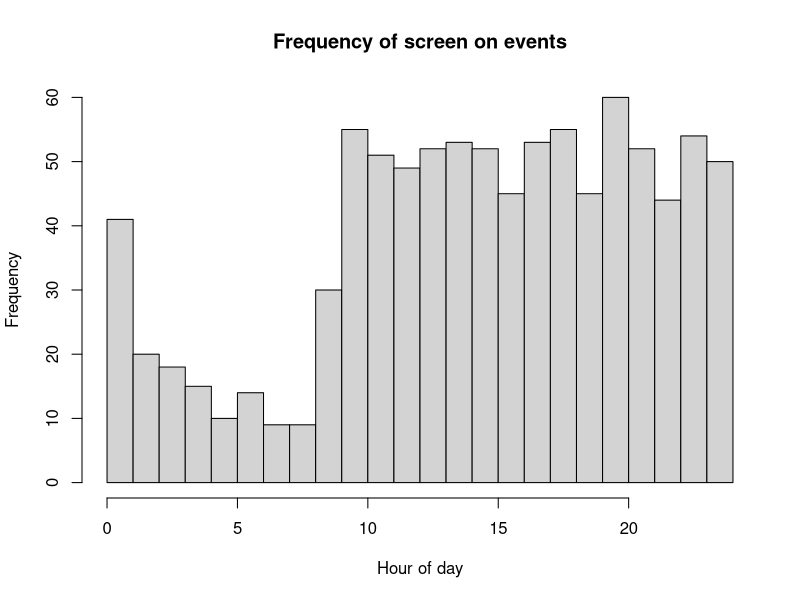

Write the R code that produced this figure. (Note: a time limit stopped this script after it produced the figure.)
## ---- chunk 1
ndays=10
lambda_s = 1.5
lambda_w = 5
mu_s = 1
mu_w = 8.5
sd_s = .5
sd_w = .25
init_t = 15
anchor_t=14
d0="3/2/2019" ## d0 is the first day of follow-up. If you have your own data, set d0 equal to the date of first data.

#2pm = origin
A2B_ts = function(xx,anchor_hr=14){
  if(length(xx)>1){
    for(i in 1:length(xx)){
      if(xx[i]<=anchor_hr){
        xx[i]=(24-anchor_hr)+xx[i]
      }else{
        xx[i]=xx[i]-anchor_hr
      }
    }
    return(xx)
  }else{
    if(xx<=anchor_hr){
      return(24-anchor_hr+xx)
    }else{
      return(xx-anchor_hr)
    }
  }
}

## generate time to bed/wake for each day
t_s = rnorm(ndays,mu_s,sd_s)
t_w = rnorm(ndays,mu_w,sd_w)

## generate waiting times
curt = init_t
curday=1
outmat_mod=c()
while(TRUE){
  if(curt>init_t+24){
    curt = curt-24
    curday=curday+1
    if(curday>ndays){
      break
    }
  }
  if(A2B_ts(curt)<A2B_ts(t_s[curday])){
    tnex = curt+rexp(1,lambda_w)
    if(A2B_ts(tnex)>=A2B_ts(t_s[curday])){
      tnex = curt+A2B_ts(t_s[curday])-A2B_ts(curt)+rexp(1,lambda_s)
    }
    outmat_mod=rbind(outmat_mod,c(curt,tnex,curday))
  }else if(A2B_ts(curt)<A2B_ts(t_w[curday])){
    tnex = curt+rexp(1,lambda_s)
    if(A2B_ts(tnex)>=A2B_ts(t_w[curday])){
      tnex = curt+A2B_ts(t_w[curday])-A2B_ts(curt)+rexp(1,lambda_w)
    }
    outmat_mod=rbind(outmat_mod,c(curt,tnex,curday))
  }else{
    tnex = curt+rexp(1,lambda_w)
    outmat_mod=rbind(outmat_mod,c(curt,tnex,curday))
  }
  curt=tnex
}

Mod2Orig = function(tmat,d0,format="%m/%d/%Y %H:%M:%S",tz="EST"){
  tmat_out = matrix(NA,nrow=nrow(tmat),ncol=2)
  t0=as.POSIXct(paste(d0,"00:00:00",sep=" "),tz=tz,format)
  for(i in 1:nrow(tmat)){
    tmat_out[i,1]=strftime(as.POSIXct(as.numeric(t0)+60*60*(tmat[i,1]+24*tmat[i,3]),tz=tz,origin="1970-01-01"),tz="EST",format)
    tmat_out[i,2]=strftime(as.POSIXct(as.numeric(t0)+60*60*(tmat[i,2]+24*tmat[i,3]),tz=tz,origin="1970-01-01"),tz="EST",format)
  }
  return(data.frame(t0=tmat_out[,1],t1=tmat_out[,2],stringsAsFactors=F))
}

Orig2Mod = function(tmat,anchor_hr,format="%m/%d/%Y %H:%M:%S",tz="EST"){
  tmat_out = matrix(NA,nrow=nrow(tmat),ncol=3)
  for(i in 1:nrow(tmat)){
    anchor_cur=anchor_hr*60*60+as.numeric(as.POSIXct(strftime(as.POSIXct(tmat[i,1],tz=tz,format=format,origin="1970-01-01"),tz=tz,format="%m/%d/%Y"),tz=tz,format="%m/%d/%Y"))
    if(as.numeric(as.POSIXct(tmat[i,1],tz=tz,format=format,origin="1970-01-01"))<anchor_cur){
      anchor_cur=anchor_hr*60*60+as.numeric(as.POSIXct(strftime(as.POSIXct(as.numeric(as.POSIXct(tmat[i,1],tz=tz,format=format,origin="1970-01-01"))-24*60*60,tz=tz,origin="1970-01-01"),tz=tz,format="%m/%d/%Y"),tz=tz,format="%m/%d/%Y"))
    }
    if(i==1){anchor0=anchor_cur}
    tmat_out[i,1]=anchor_hr+(as.numeric(as.POSIXct(tmat[i,1],tz=tz,format=format,origin="1970-01-01"))-anchor_cur)/(60*60)
    tmat_out[i,2]=anchor_hr+(as.numeric(as.POSIXct(tmat[i,2],tz=tz,format=format,origin="1970-01-01"))-anchor_cur)/(60*60)
    tmat_out[i,3]=round((anchor_cur-anchor0)/(24*60*60))+1
  }
  return(tmat_out)
}

outmat_orig=Mod2Orig(outmat_mod,d0,format="%m/%d/%Y %H:%M:%S") #d0 tells Mod2Orig when the first day of follow-up is.
compare_to_outmat_mod=Orig2Mod(outmat_orig,anchor_hr=anchor_t)

head(outmat_orig)
head(outmat_mod)
head(compare_to_outmat_mod)

## ---- chunk 2
hist(outmat_mod[,1] %% 24,breaks=24,xlim=c(0,24),xlab="Hour of day",main="Frequency of screen on events")

## ---- chunk 3
## perform quadrature of multivariate normal

## compute Gauss-Hermite quadrature points and weights
## for a one-dimensional integral.
## points -- number of points
## interlim -- maximum number of Newton-Raphson iterations

library(mvtnorm)

hermite <- function (points, z) {
  p1 <- 1/pi^0.4
  p2 <- 0
  for (j in 1:points) {
    p3 <- p2
    p2 <- p1
    p1 <- z * sqrt(2/j) * p2 - sqrt((j - 1)/j) * p3
  }
  pp <- sqrt(2 * points) * p2
  c(p1, pp)
}

gauss.hermite <- function (points, iterlim = 50) {
  x <- w <- rep(0, points)
  m <- (points + 1)/2
  for (i in 1:m) {
    z <- if (i == 1) 
      sqrt(2 * points + 1) - 2 * (2 * points + 1)^(-1/6)
    else if (i == 2) 
      z - sqrt(points)/z
    else if (i == 3 || i == 4) 
      1.9 * z - 0.9 * x[i - 2]
    else 2 * z - x[i - 2]
    for (j in 1:iterlim) {
      z1 <- z
      p <- hermite(points, z)
      z <- z1 - p[1]/p[2]
      if (abs(z - z1) <= 1e-15) 
        break
    }
    if (j == iterlim) 
      warning("iteration limit exceeded")
    x[points + 1 - i] <- -(x[i] <- z)
    w[i] <- w[points + 1 - i] <- 2/p[2]^2
  }
  r <- cbind(x * sqrt(2), w/sum(w))
  colnames(r) <- c("Points", "Weights")
  r
}


## compute multivariate Gaussian quadrature points
## n     - number of points each dimension before pruning
## mu    - mean vector
## sigma - covariance matrix
## prune - NULL - no pruning; [0-1] - fraction to prune
mgauss.hermite <- function(n, mu, sigma, prune=NULL) {
  if(!all(dim(sigma) == length(mu)))
    stop("mu and sigma have nonconformable dimensions")
  
  dm  <- length(mu)
  gh  <- gauss.hermite(n)
  #idx grows exponentially in n and dm
  idx <- as.matrix(expand.grid(rep(list(1:n),dm)))
  pts <- matrix(gh[idx,1],nrow(idx),dm)
  wts <- apply(matrix(gh[idx,2],nrow(idx),dm), 1, prod)
  
  ## prune
  if(!is.null(prune)) {
    qwt <- quantile(wts, probs=prune)
    pts <- pts[wts > qwt,]
    wts <- wts[wts > qwt]
  }
  
  ## rotate, scale, translate points
  eig <- eigen(sigma) 
  rot <- eig$vectors %*% diag(sqrt(eig$values))
  pts <- t(rot %*% t(pts) + mu)
  return(list(points=pts, weights=wts))
}

## ---- chunk 4

IndLik = function(t_init,wt,xs,xw,lambda_s,lambda_w,mu_s,mu_w){
  if(t_init+wt>mu_s+24){ # return pr(t_init+wt>mu_s+24) instead of density
    if(t_init<xs){
      denom=1-exp(-lambda_w*(xs-t_init))+exp(-lambda_s*(xs-t_init))-exp(-lambda_s*(xw-t_init))+exp(-lambda_w*(xw-t_init))-exp(-lambda_w*(mu_s+24-t_init))+(1/(1-exp(-lambda_s*24)))*(exp(-lambda_s*(mu_s+24-t_init))-exp(-lambda_s*(mu_w+24-t_init)))+(1/(1-exp(-lambda_w*24)))*(exp(-lambda_s*(mu_w+24-t_init))-exp(-lambda_w*(mu_w+48-t_init)))
      numer=(1/(1-exp(-lambda_s*24)))*(exp(-lambda_s*(mu_s+24-t_init))-exp(-lambda_s*(mu_w+24-t_init)))+(1/(1-exp(-lambda_w*24)))*(exp(-lambda_s*(mu_w+24-t_init))-exp(-lambda_w*(mu_w+48-t_init)))
      return(numer/denom)
    }else if(t_init<xw){
      denom=1-exp(-lambda_s*(xw-t_init))+exp(-lambda_w*(xw-t_init))-exp(-lambda_w*(mu_s+24-t_init))+(1/(1-exp(-lambda_s*24)))*(exp(-lambda_s*(mu_s+24-t_init))-exp(-lambda_s*(mu_w+24-t_init)))+(1/(1-exp(-lambda_w*24)))*(exp(-lambda_s*(mu_w+24-t_init))-exp(-lambda_w*(mu_w+48-t_init)))
      numer=(1/(1-exp(-lambda_s*24)))*(exp(-lambda_s*(mu_s+24-t_init))-exp(-lambda_s*(mu_w+24-t_init)))+(1/(1-exp(-lambda_w*24)))*(exp(-lambda_s*(mu_w+24-t_init))-exp(-lambda_w*(mu_w+48-t_init)))
      return(numer/denom)
    }else{
      denom=1-exp(-lambda_w*(mu_s+24-t_init))+(1/(1-exp(-lambda_s*24)))*(exp(-lambda_s*(mu_s+24-t_init))-exp(-lambda_s*(mu_w+24-t_init)))+(1/(1-exp(-lambda_w*24)))*(exp(-lambda_s*(mu_w+24-t_init))-exp(-lambda_w*(mu_w+48-t_init)))
      numer=(1/(1-exp(-lambda_s*24)))*(exp(-lambda_s*(mu_s+24-t_init))-exp(-lambda_s*(mu_w+24-t_init)))+(1/(1-exp(-lambda_w*24)))*(exp(-lambda_s*(mu_w+24-t_init))-exp(-lambda_w*(mu_w+48-t_init)))
      return(numer/denom)
    }
  }
  if(t_init<xs){
    denom=1-exp(-lambda_w*(xs-t_init))+exp(-lambda_s*(xs-t_init))-exp(-lambda_s*(xw-t_init))+exp(-lambda_w*(xw-t_init))-exp(-lambda_w*(mu_s+24-t_init))+(1/(1-exp(-lambda_s*24)))*(exp(-lambda_s*(mu_s+24-t_init))-exp(-lambda_s*(mu_w+24-t_init)))+(1/(1-exp(-lambda_w*24)))*(exp(-lambda_s*(mu_w+24-t_init))-exp(-lambda_w*(mu_w+48-t_init)))
    if(t_init+wt<xs){
      return(lambda_w*exp(-lambda_w*(wt))/denom)
    }else if(t_init+wt<xw){
      return(lambda_s*exp(-lambda_w*(xs-t_init)-lambda_s*(t_init+wt-xs))/denom)
    }else{
      return(lambda_w*exp(-lambda_w*(xs-t_init)-lambda_s*(xw-xs)-lambda_w*(t_init+wt-xw))/denom)
    }
  }else if(t_init<xw){
    denom=1-exp(-lambda_s*(xw-t_init))+exp(-lambda_w*(xw-t_init))-exp(-lambda_w*(mu_s+24-t_init))+(1/(1-exp(-lambda_s*24)))*(exp(-lambda_s*(mu_s+24-t_init))-exp(-lambda_s*(mu_w+24-t_init)))+(1/(1-exp(-lambda_w*24)))*(exp(-lambda_s*(mu_w+24-t_init))-exp(-lambda_w*(mu_w+48-t_init)))
    if(t_init+wt<xw){
      return(lambda_s*exp(-lambda_s*(wt))/denom)
    }else{
      return(lambda_w*exp(-lambda_s*(xw-t_init)-lambda_w*(t_init+wt-xw))/denom)    
    }
  }else{
    denom=1-exp(-lambda_w*(mu_s+24-t_init))+(1/(1-exp(-lambda_s*24)))*(exp(-lambda_s*(mu_s+24-t_init))-exp(-lambda_s*(mu_w+24-t_init)))+(1/(1-exp(-lambda_w*24)))*(exp(-lambda_s*(mu_w+24-t_init))-exp(-lambda_w*(mu_w+48-t_init)))
    return(lambda_w*exp(-lambda_w*(wt))/denom)
  }
}


JointLik = function(mat,mu_s,mu_w,sigma_s,sigma_w,rho,lambda_s,lambda_w,x_s,x_w,INCL_DENSITY=FALSE,loglik=FALSE,incl_rho=FALSE){
  if(x_s>x_w){
    if(loglik){
      return(-Inf)
    }else{
      return(0)
    }
  }
  if(!is.null(nrow(mat)) && nrow(mat)>0){
    if(loglik){
      t1=0
      for(i in 1:nrow(mat)){
        t1=t1+log(IndLik(mat[i,1],mat[i,2]-mat[i,1],x_s,x_w,lambda_s,lambda_w,mu_s,mu_w))
      }
    }else{
      t1=1
      for(i in 1:nrow(mat)){
        t1=t1*IndLik(mat[i,1],mat[i,2]-mat[i,1],x_s,x_w,lambda_s,lambda_w,mu_s,mu_w)
      }
    }
  }else{
    if(loglik){
      t1=0
    }else{
      t1=1
    }
  }
  if(INCL_DENSITY){
    if(!incl_rho){rho=0}
    if(loglik){
      t2=log(dmvnorm(c(x_s,x_w),mean = c(mu_s,mu_w), sigma= matrix(c(sigma_s^2,rho*sigma_s*sigma_w,rho*sigma_s*sigma_w,sigma_w^2),nrow=2,byrow=T)))
    }else{
      t2=dmvnorm(c(x_s,x_w),mean = c(mu_s,mu_w), sigma= matrix(c(sigma_s^2,rho*sigma_s*sigma_w,rho*sigma_s*sigma_w,sigma_w^2),nrow=2,byrow=T))
    }
  }else{
    if(loglik){
      t2=0
    }else{
      t2=1
    }
  }
  if(loglik){
    return(t1+t2)
  }else{
    return(t1*t2)
  }
}


MargLik = function(mat,mu_s,mu_w,sigma_s,sigma_w,rho,lambda_s,lambda_w,incl_rho,loglik=FALSE){
  if( mu_s> mu_w || sigma_s<0 || sigma_w<0 || abs(rho)>1 || lambda_s<0 || lambda_w <0 || lambda_s > lambda_w){
    if(loglik){
      return(-Inf)
    } else{
      return(0)
    } 
  }
  if(is.null(nrow(mat)) || nrow(mat)==0){
    if(loglik){
      return(0)    
    }else{
      return(1)
    }
  }
  if(incl_rho){
    Sigma=matrix(c(sigma_s^2,rho*sigma_s*sigma_w,rho*sigma_s*sigma_w,sigma_w^2),nrow=2,byrow=T)
  }else{
    Sigma=matrix(c(sigma_s^2,0,0,sigma_w^2),nrow=2,byrow=T)
  }
  ghout=mgauss.hermite(10,c(mu_s,mu_w),Sigma)
  return(sum(ghout$weights*unlist(lapply(1:nrow(ghout$points),function(xx) JointLik(mat,mu_s,mu_w,sigma_s,sigma_w,rho,lambda_s,lambda_w,ghout$points[xx,1],ghout$points[xx,2],loglik,incl_rho)))))
}


InitialParameters = function(mat_mod,anchor_t){
  itrvl_len_v = seq(6,9,.5)
  out_ls=list()
  ratio_v = rep(NA,length(itrvl_len_v))
  # find mu_s0, mu_w0
  for(j in 1:length(itrvl_len_v)){
    itrvl_len=itrvl_len_v[j]
    start_vals=seq(0,24-itrvl_len,.25)
    frac_vals = rep(NA,length(start_vals))
    for(i in 1:length(start_vals)){
      frac_vals[i]=length(intersect(which(mat_mod[,1]>anchor_t+start_vals[i]),which(mat_mod[,1]<anchor_t+start_vals[i]+itrvl_len)))/nrow(mat_mod)
    }
    mu_s0=start_vals[order(frac_vals)[1]]+anchor_t
    mu_w0=mu_s0+itrvl_len
    # find rate during average sleep and average waking interval
    ndays= length(unique(mat_mod[,3]))
    lambda_s0=(min(frac_vals)*nrow(mat_mod)/ndays)/itrvl_len
    lambda_w0=((1-min(frac_vals))*nrow(mat_mod)/ndays)/(24-itrvl_len)
    out_ls[[j]]=list(mu_s0,mu_w0,lambda_s0,lambda_w0)
    ratio_v[j]=lambda_s0/lambda_w0
  }
  return(unlist(out_ls[[order(ratio_v)[1]]]))
}


GridSearchInitPars = function(mat_mod,anchor_t,labels,ls_ids,mu_s0,mu_w0,lambda_s0,lambda_w0,incl_rho){
  sd_s_v = c(.25,.5,1)
  sd_w_v = c(.25,.5,1)
  if(incl_rho){
    rho_v= c(0,.25,.5,.75)
  }else{
    rho_v=c(0)
  }
  g=function(par_v){
    liktot=0
    for(i in 1:length(labels)){
      mat=mat_mod[ls_ids[[i]],1:2]
      liktot=liktot-log(MargLik(mat,par_v[1],par_v[2],par_v[3],par_v[4],par_v[5],par_v[6],par_v[7],incl_rho))
    }
    return(liktot)
  }
  minval=Inf
  for(sd_s in sd_s_v){
    for(sd_w in sd_w_v){
      for(rho in rho_v){
        par_v=c(mu_s0,mu_w0,sd_s,sd_w,rho,lambda_s0,lambda_w0)
        curval=g(par_v)
        if(curval<minval){
          cur_par=par_v
          minval=curval
        }
      }
    }
  }
  return(par_v)
}


FindParamMLEs = function(dat,anchor_t,incl_rho=FALSE,maxiter=20,init_par=NULL,tol=.0001){
  labels=unique(dat[,3])
  ls_ids = list()
  for(i in 1:length(labels)){
    ls_ids[[i]]=which(dat[,3]==i)
  }
  if(is.null(init_par)){
    cat("Identifying good initial model parameters...\n")
    init_pars4=InitialParameters(dat,anchor_t)
    mu_s0=init_pars4[1]
    mu_w0=init_pars4[2]
    lambda_s0=init_pars4[3]
    lambda_w0=init_pars4[4]
    init_par = GridSearchInitPars(dat,anchor_t,labels,ls_ids,mu_s0,mu_w0,lambda_s0,lambda_w0,incl_rho)
  }
  cur_par=init_par
  prev_par=cur_par
  cat("Numerical optimization (using optim) until convergence (maxiter=",maxiter,"):\n")
  for(i in 1:maxiter){
    g1=function(par_v){
      liktot=0
      for(i in 1:length(labels)){
        mat=dat[ls_ids[[i]],1:2]
        liktot=liktot-log(MargLik(mat,par_v[1],par_v[2],cur_par[3],cur_par[4],cur_par[5],par_v[3],par_v[4],incl_rho))
      }
      return(liktot)
    }
    optim.out1=optim(par=cur_par[c(1,2,6,7)],g1,control=list(maxit=1000))
    cur_par[c(1,2,6,7)]=optim.out1$par
    if(incl_rho){
      g2=function(par_v){
        liktot=0
        for(i in 1:length(labels)){
          mat=dat[ls_ids[[i]],1:2]
          liktot=liktot-log(MargLik(mat,cur_par[1],cur_par[2],par_v[1],par_v[2],par_v[3],cur_par[6],cur_par[7],incl_rho))
        }
        return(liktot)
      }
      optim.out2=optim(par=cur_par[c(3,4,5)],g2,control=list(maxit=1000))
      cur_par[c(3,4,5)]=optim.out2$par
    }else{
      g2=function(par_v){
        liktot=0
        for(i in 1:length(labels)){
          mat=dat[ls_ids[[i]],1:2]
          liktot=liktot-log(MargLik(mat,cur_par[1],cur_par[2],par_v[1],par_v[2],0,cur_par[6],cur_par[7],incl_rho))
        }
        return(liktot)
      }
      optim.out2=optim(par=cur_par[c(3,4)],g2,control=list(maxit=1000))
      cur_par[c(3,4)]=optim.out2$par
    }
    cat("Iter ",i,": mu_s =",cur_par[1],"; mu_w =",cur_par[2],"; sd_s =",cur_par[3],"; sd_w =",cur_par[4],"; rho =",cur_par[5],"; lambda_s =",cur_par[6],"; lambda_w =",cur_par[7],"\n")
    if(sum((prev_par-cur_par)^2)<tol){
      break
    }else{
      prev_par=cur_par
    }
  }
  return(cur_par)
}

mle.out=FindParamMLEs(outmat_mod,anchor_t,incl_rho=FALSE)

## ---- chunk 5
sleep_t_h=floor(mle.out[1]%%24)
sleep_t_m=floor((mle.out[1]%%24-floor(mle.out[1]%%24))*60)
if(sleep_t_m<10){
  sleep_t=paste(sleep_t_h,":0",sleep_t_m,sep="")
}else{
  sleep_t=paste(sleep_t_h,":",sleep_t_m,sep="")
}
wake_t_h=floor(mle.out[2]%%24)
wake_t_m=floor((mle.out[2]%%24-floor(mle.out[2]%%24))*60)
if(wake_t_m<10){
  wake_t=paste(wake_t_h,":0",wake_t_m,sep="")
}else{
  wake_t=paste(wake_t_h,":",wake_t_m,sep="")
}
cat(paste(" Avg. time to sleep = ",sleep_t," (+/- ",round(mle.out[3],1)," hour)\n",sep="")
,(paste("Avg. time to wake  = ",wake_t," (+/- ",round(mle.out[4],1)," hour)\n",sep=""))
,(paste("Correlation between time to sleep and time to wake = ",round(mle.out[5],2),"\n",sep=""))
,(paste("Rate (per hour) of frequency of phone use while asleep = ", round(mle.out[6],5),"\n",sep=""))
,(paste("Rate (per hour) of frequency of phone use while awake = ", round(mle.out[7],5),"\n",sep="")))
## ---- chunk 6

GetIndSleepEstimates =function(mat_mod,mle.out){
  labels=unique(mat_mod[,3])
  ls_ids = list()
  for(i in 1:length(labels)){
    ls_ids[[i]]=which(mat_mod[,3]==i)
  }
  xmat = matrix(NA,nrow=length(labels),ncol=3)
  for(i in 1:length(labels)){
    mat=mat_mod[ls_ids[[i]],1:2]
    g3=function(par_v){
      return(-JointLik(mat,mle.out[1],mle.out[2],mle.out[3],mle.out[4],mle.out[5],mle.out[6],mle.out[7],par_v[1],par_v[2],INCL_DENSITY=TRUE,loglik=TRUE))
    }
    optim.out3=optim(par=mle.out[1:2],g3,control=list(maxit=1000))
    xmat[i,]=c(optim.out3$par,labels[i])
  }
  return(xmat)
}

## ---- chunk 7
xest=GetIndSleepEstimates(outmat_mod,mle.out)
## ---- chunk 8
xest_orig=Mod2Orig(xest,d0,format="%m/%d/%Y %H:%M:%S")
names(xest_orig)=c("bedtime","wake-up time")
xest_orig
